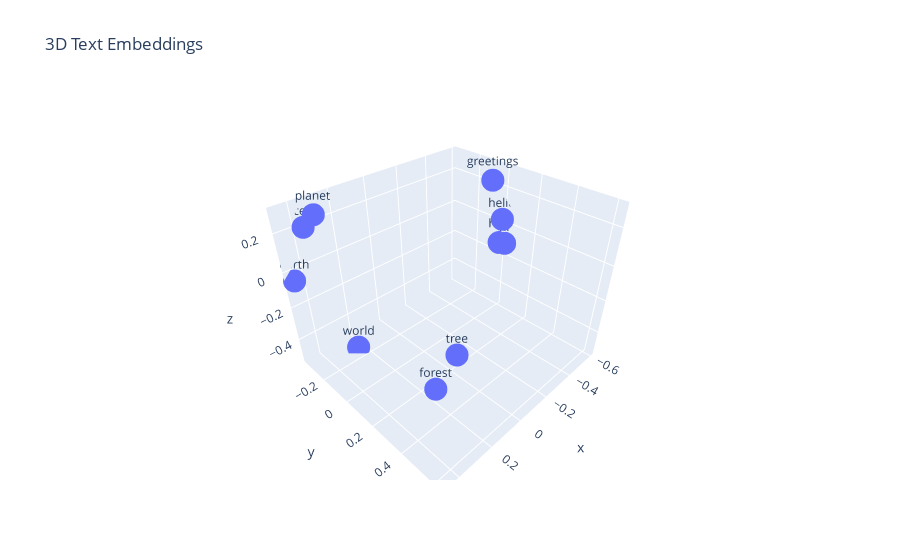

Source (notebook cell):
### Code cell
# Import required libraries
import numpy as np
import pandas as pd
from sentence_transformers import SentenceTransformer
from sklearn.decomposition import PCA
import plotly.express as px
from IPython.display import display
import ipywidgets as widgets
from IPython.display import clear_output

# Initialize the embedding model
def load_model():
    return SentenceTransformer('all-MiniLM-L6-v2')

# Function to get embeddings and reduce dimensionality
def get_3d_embeddings(texts, model):
    # Get embeddings
    embeddings = model.encode(texts)

    # print the shape of the embeddings
    print(embeddings.shape)
    
    # Reduce to 3D using PCA
    pca = PCA(n_components=3)
    embeddings_3d = pca.fit_transform(embeddings)
    
    return embeddings_3d

# Function to find similar texts
def find_similar_texts(search_text, texts, model, n=5):
    # Encode search text and all texts
    all_texts = [search_text] + texts
    all_embeddings = model.encode(all_texts)
    
    search_embedding = all_embeddings[0]
    text_embeddings = all_embeddings[1:]
    
    similarities = []
    for i, embedding in enumerate(text_embeddings):
        similarity = np.dot(search_embedding, embedding) / (np.linalg.norm(search_embedding) * np.linalg.norm(embedding))
        similarities.append((texts[i], similarity))
    
    return sorted(similarities, key=lambda x: x[1], reverse=True)[:n]

# Initial example texts
default_texts = [
    "hello", "hi", "hey", "greetings", 
    "world", "earth", "planet",
    "tree", "forest", "ocean"
]

# Load model
model = load_model()

# Create widgets
text_input = widgets.Text(description='Add text:', placeholder='Enter text here')
search_input = widgets.Text(description='Search:', placeholder='Search similar texts')
add_button = widgets.Button(description='Add')
search_button = widgets.Button(description='Search')

# Create output widget for displaying results
plot_output = widgets.Output()
search_output = widgets.Output()

# Current texts list
texts = default_texts.copy()

def update_plot():
    with plot_output:
        clear_output(wait=True)
        
        # Get 3D embeddings
        embeddings_3d = get_3d_embeddings(texts, model)

        # Create DataFrame for plotting
        df = pd.DataFrame({
            'text': texts,
            'x': embeddings_3d[:, 0],
            'y': embeddings_3d[:, 1],
            'z': embeddings_3d[:, 2]
        })

        # Create 3D scatter plot
        fig = px.scatter_3d(
            df,
            x='x',
            y='y',
            z='z',
            text='text',
            title='3D Text Embeddings'
        )

        # Update layout for better visualization
        fig.update_traces(
            marker=dict(size=8),
            textposition='top center'
        )

        display(fig)

def on_add_button_clicked(b):
    if text_input.value and text_input.value not in texts:
        texts.append(text_input.value)
        text_input.value = ''
        update_plot()
        with search_output:
            clear_output()

def on_search_button_clicked(b):
    with search_output:
        clear_output()
        if search_input.value:
            similar = find_similar_texts(search_input.value, texts, model)
            print("\nMost similar texts to '{}':".format(search_input.value))
            for text, similarity in similar:
                print(f"{text}: {similarity:.3f}")

# Connect button clicks to handlers
add_button.on_click(on_add_button_clicked)
search_button.on_click(on_search_button_clicked)

# Display widgets and initial plot
display(widgets.HBox([text_input, add_button]))
display(widgets.HBox([search_input, search_button]))
display(plot_output)
display(search_output)

# Show initial plot
update_plot()

### Figure 1 — Plotly figure (JSON) as saved in the notebook; plotly's stock layout.template omitted (floating-point values rounded to 4 significant figures)
{"data": [{"hovertemplate": "x=%{x}<br>y=%{y}<br>z=%{z}<br>text=%{text}<extra></extra>", "legendgroup": "", "marker": {"color": "#636efa", "size": 8, "symbol": "circle"}, "mode": "markers+text", "name": "", "scene": "scene", "showlegend": false, "text": ["hello", "hi", "hey", "greetings", "world", "earth", "planet", "tree", "forest", "ocean"], "textposition": "top center", "type": "scatter3d", "x": [-0.5666, -0.5737, -0.5912, -0.513, 0.2432, 0.46, 0.3638, 0.3908, 0.4131, 0.3737], "y": [0.02076, 0.04221, -0.009594, -0.01557, -0.2533, -0.3555, -0.2438, 0.6184, 0.5355, -0.3391], "z": [0.04022, -0.09927, -0.1217, 0.2625, -0.5254, -0.04341, 0.2958, 0.0967, -0.1119, 0.2064]}], "layout": {"legend": {"tracegroupgap": 0}, "scene": {"domain": {"x": [0, 1], "y": [0, 1]}, "xaxis": {"title": {"text": "x"}}, "yaxis": {"title": {"text": "y"}}, "zaxis": {"title": {"text": "z"}}}, "title": {"text": "3D Text Embeddings"}}}
